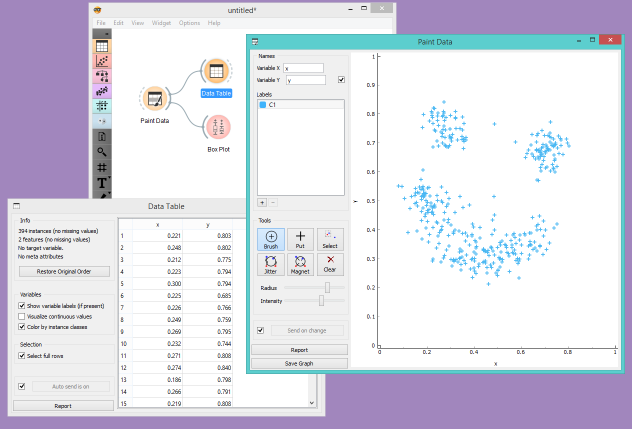
#> input picture tools/examples/paint-data.png, 1264 x 858 px (shown at 1/2 size)
$ python trim.py examples/paint-data.png
#> lines starting #> are read from the running program, lines starting #| are printed output that depends on the picture; after the words box and inside, x2 and y2 are one past the last pixel; in counts of white or black regions, pixels touching at a corner belong together
"""
Blaz Zupan, blaz.zupan at fri.uni-lj.si
Ver 1.0: July 2010
"""

import argparse
from PIL import Image, ImageChops, ImageFilter
import os.path

# thumbnail_size = (180, 180)
thumbnail_size = (555, 1000)


def rgb_color_finder(rgb_img, color_min=(0, 0, 0), color_max=(255, 255, 255),
                     all_bands=1, r_mode='1'):
    """analyzes an RGB image, returns an image of the same size where each
    pixel is WHITE if the pixel in rgbImage MATCHES the color range
    color_min-to-color_max, or
    BLACK if the pixel in rgbImage DOES NOT MATCH the color range.
    a pixel is MATCHES the color range
            if all_bands!=0 and if for EVERY color pixel[i],
                color_min[i]<=pixel[i] and pixel[i]<=color_max[i], or
            if all_bands==0 and if for ANY color pixel[i],
                color_min[i]<=pixel[i] and pixel[i]<=color_max[i].
        r_mode determines the mode of the returned image ("1", "L" or "RGB")
    jjk  12/11/02"""
    in_bands = rgb_img.split()
    out_bands = []
    for src_band, c_min, c_max in zip(in_bands, color_min, color_max):
        out_bands.append(src_band.point(lambda v1, v2=c_min, v3=c_max:
                                        v2 <= v1 <= v3 and 255))
    if all_bands == 0:
        t_band = ImageChops.lighter(ImageChops.lighter(out_bands[0],
                                                       out_bands[1]),
                                    out_bands[2])
    else:
        t_band = ImageChops.darker(ImageChops.darker(out_bands[0],
                                                     out_bands[1]),
                                   out_bands[2])
    if r_mode == 'L':
        return t_band
    elif r_mode == 'RGB':
        return Image.merge('RGB', (t_band, t_band, t_band))  # 'RGB'
    else:  # r_mode=='1'
        return t_band.convert('1')


def rgb_color_replacer_by_mask(rgb_img, color, color_mask):
    rpl_img = Image.new(rgb_img.mode, rgb_img.size, color)
    return Image.composite(rpl_img, rgb_img, color_mask)


def rgb_color_replacer(rgb_img, color_min=(0, 0, 0), color_max=(32, 32, 32),
                       color_new=(255, 255, 255), all_bands=1):
    """analyzes an RGB image,
    finds all colors in the range color_min-to-color_max (see colorFinder()),
    creates and returns, with all found colors replaced by color_new"""
    color_mask = rgb_color_finder(rgb_img, color_min, color_max,
                                  all_bands=all_bands)
    rpl_img = Image.new(rgb_img.mode, rgb_img.size, color_new)
    return Image.composite(rpl_img, rgb_img, color_mask)


def get_bbox(im, border):
    """bounding box of an object different from frame color"""
    bg = Image.new(im.mode, im.size, border)
    diff = ImageChops.difference(im, bg)
    bbox = diff.getbbox()
    return bbox


def process(file_path, args):
#> called with file_path = 'examples/paint-data.png'
    file_fullname, file_extension = os.path.splitext(file_path)
    file_name = os.path.basename(file_fullname)
    im = Image.open("%s" % file_path)
#> im is the input picture: PIL image 1264x858 RGBA; mean R, G, B, A 221, 220.5, 231.5, 255
    print(".. processing %s, size %s" % (file_path, str(im.size)))
#| .. processing examples/paint-data.png, size (1264, 858)

    # compute bounding box for cropping
    pim = im.convert("RGB", palette=Image.ADAPTIVE)

    t = pim.getpixel((1, 1))
#> t = (161, 134, 189)
    bbox = get_bbox(pim, t)
#> in get_bbox, `bg = Image.new(im.mode, im.size, border)`:
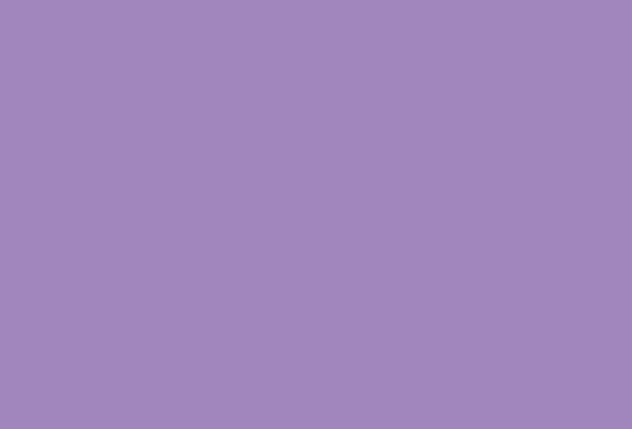
#> bg: PIL image 1264x858 RGB (shown at 1/2 size); mean R, G, B 161, 134, 189
#> in get_bbox, `diff = ImageChops.difference(im, bg)`:
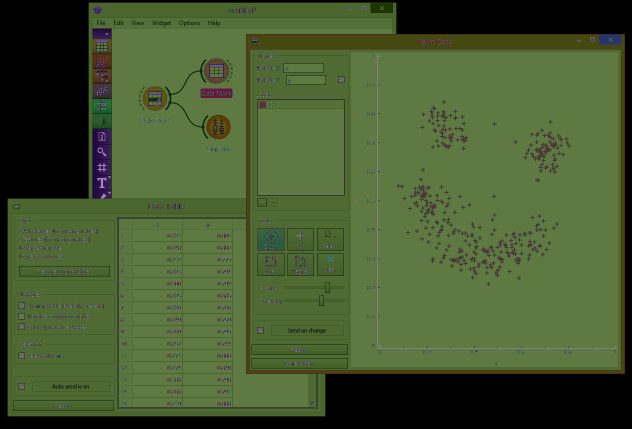
#> diff: PIL image 1264x858 RGB (shown at 1/2 size); mean R, G, B 69.9, 88.9, 47.7
#> in get_bbox, `bbox = diff.getbbox()`: bbox = (15, 5, 1250, 833)
#> bbox = (15, 5, 1250, 833)
    bbox = (bbox[0]-args.border, bbox[1]-args.border,
            bbox[2]+args.border, bbox[3]+args.border)
#> bbox = (12, 2, 1253, 836)
    if not args.nocrop:
        pim = pim.crop(bbox)
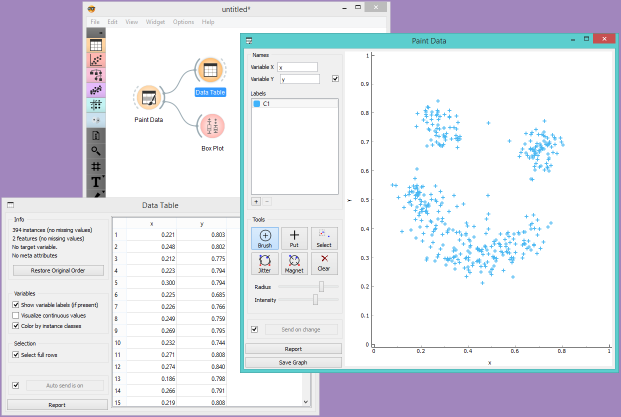
#> pim: PIL image 1241x834 RGB (shown at 1/2 size); mean R, G, B 223.8, 224.6, 233.6
    print("   -> trimming: %s.png, size %s, width at 80%% is %d" %
          (file_name, str(pim.size), int(pim.size[0]*0.8)))
#|    -> trimming: paint-data.png, size (1241, 834), width at 80% is 992

    # transparent background
    pim.save("%s.png" % file_name, transparency=t)

    color_mask = rgb_color_finder(pim, t, t, all_bands=1)
#> the loop in rgb_color_finder, `for src_band, c_min, c_max in zip(in_bands, color_min, color_max):` made 3 passes
#> (c_min, c_max) on passes 1 to 3: (161, 161), (134, 134), (189, 189)
#> after the loop in rgb_color_finder, `for src_band, c_min, c_max in zip(in_bands, color_min, color_max):`: out_bands = 3 items
#> in rgb_color_finder, `t_band = ImageChops.darker(ImageChops.darker(out_bands[0], out_bands[1..`:
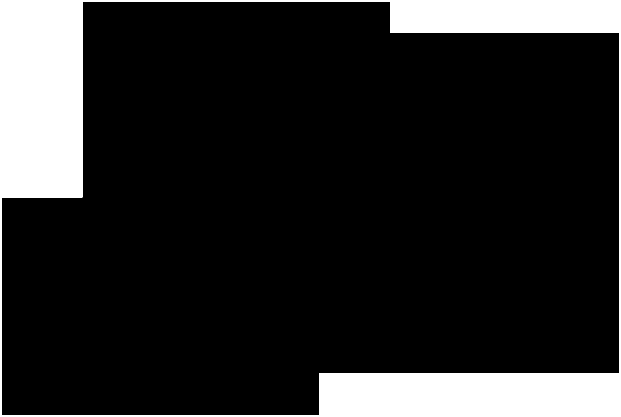
#> t_band: PIL image 1241x834 L (shown at 1/2 size); 15% white; 1 white region, box (x1, y1, x2, y2) and area: (0, 0, 1241, 834) 155624
    wim = rgb_color_replacer_by_mask(pim, (255, 255, 255), color_mask)
#> in rgb_color_replacer_by_mask, `rpl_img = Image.new(rgb_img.mode, rgb_img.size, color)`: rpl_img: PIL image 1241x834 RGB; every value is 255
#> in rgb_color_replacer_by_mask, `return Image.composite(rpl_img, rgb_img, color_mask)`:
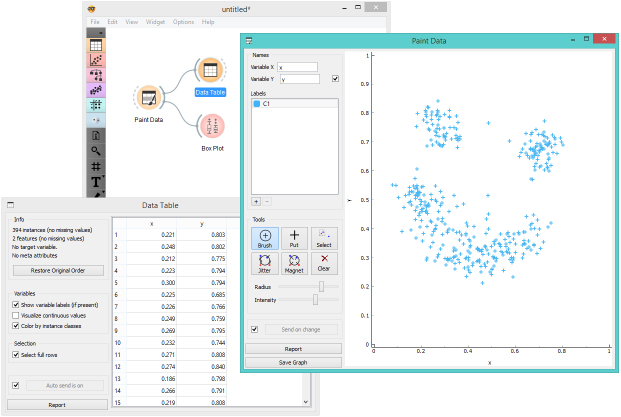
#> returned value: PIL image 1241x834 RGB (shown at 1/2 size); mean R, G, B 238, 242.8, 243.5
    wim.thumbnail(thumbnail_size, Image.LANCZOS)
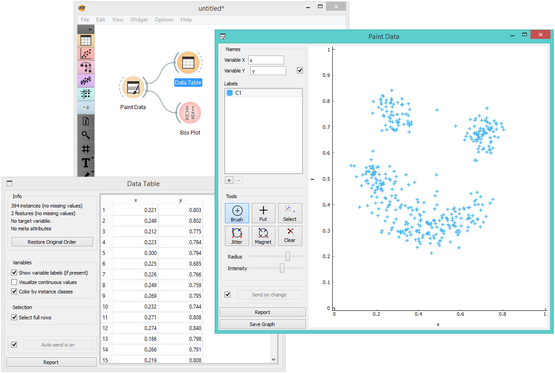
#> wim: PIL image 555x373 RGB; mean R, G, B 237.6, 242.6, 243.3
    wim = wim.filter(ImageFilter.DETAIL)
    wim.save("%s.thumb.png" % file_name)
    print("   -> thumb: %s.thumb.png, size %s" % (file_name, str(wim.size)))
#|    -> thumb: paint-data.thumb.png, size (555, 373)


def main():
    parser = argparse.ArgumentParser()
    parser.add_argument("-n", "--nocrop", help="crop image",
                        action="store_true", default=False)
    parser.add_argument("-b", "--border", help="border width", default=3)
    parser.add_argument("files", type=str, help="file names to match")
    arguments = parser.parse_args()

    for f_name in arguments.files.split():
        process(f_name, arguments)


if __name__ == "__main__":
    main()
